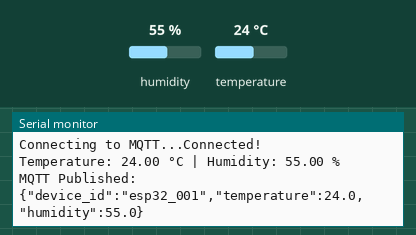
A program run on a simulated ESP32. Shown: the last lines printed to the serial monitor. Inputs (shaded band) come from the test bench; at power-on: humidity 55 %, temperature 24 °C. WiFi joins after 1.5 s; servers stay silent unless stated; no MQTT or app messages arrive unless stated; not simulated (calls return 0 or success): secrets.h.

Above: at 2.9 s.
3.0 s: humidity set to 22 %
At 4.7 s:
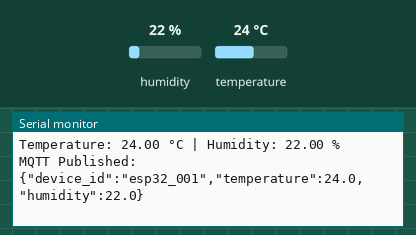
5.7 s: temperature set to 12 °C
At 7.2 s:
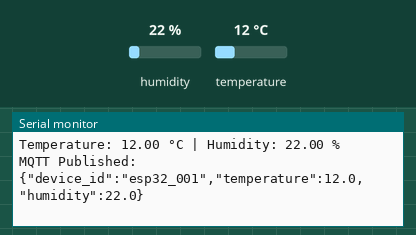
8.4 s: humidity set to 40 %
At 11.2 s:
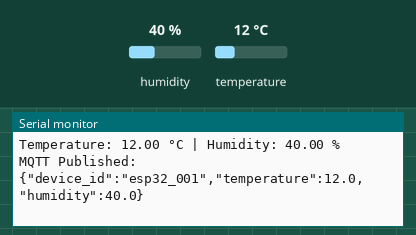
Timing chart, 0 to 12.7 s (numbered marks = the images above; inputs shaded):
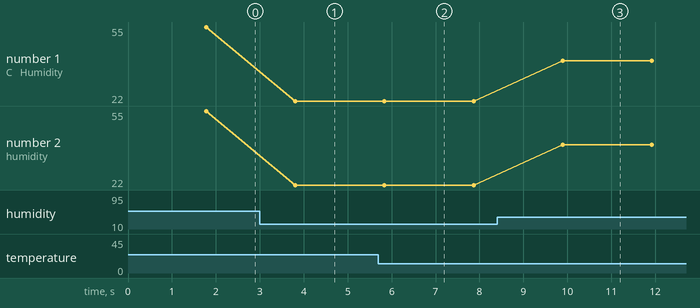

Measured:
- after the input at 3.0 s, the serial monitor: prints a new line after 0.81 s (image 1)
- after the input at 5.7 s, the serial monitor: prints a new line after 0.14 s (image 2)
- after the input at 8.4 s, the serial monitor: prints a new line after 1.5 s (image 3)
- plotted number 1: 55 → 22 after the input at 3.0 s, 22 → 40 after the input at 8.4 s
- plotted number 2: 55 → 22 after the input at 3.0 s, 22 → 40 after the input at 8.4 s

The program:

main.cpp
```cpp
#include <Arduino.h>
#include <WiFi.h>
#include <PubSubClient.h>
#include <DHT.h>
#include "secrets.h"

// DHT11 configuration
#define DHT_PIN 4
#define DHT_TYPE DHT11

// MQTT configuration
const char* mqtt_server = "192.168.1.73";
const int mqtt_port = 1883;

const char* device_id = "esp32_001";
const char* mqtt_topic = "iot/devices/esp32_001/telemetry";

// Objects
DHT dht(DHT_PIN, DHT_TYPE);

WiFiClient espClient;
PubSubClient mqttClient(espClient);

// Connect to WiFi
void connectWiFi() {
    Serial.println("\nConnecting to WiFi...");

    WiFi.begin(WIFI_SSID, WIFI_PASSWORD);

    while (WiFi.status() != WL_CONNECTED) {
        delay(500);
        Serial.print(".");
    }

    Serial.println("\nWiFi Connected!");
    Serial.print("IP Address: ");
    Serial.println(WiFi.localIP());
}

// Connect to MQTT broker
void connectMQTT() {
    while (!mqttClient.connected()) {
        Serial.print("Connecting to MQTT...");

        if (mqttClient.connect(device_id)) {
            Serial.println("Connected!");
        } else {
            Serial.print("Failed. State: ");
            Serial.println(mqttClient.state());
            delay(3000);
        }
    }
}

void setup() {
    Serial.begin(115200);

    dht.begin();

    connectWiFi();

    mqttClient.setServer(mqtt_server, mqtt_port);

    // Test direct TCP connection
    Serial.println("Testing TCP connection to MQTT broker...");

    if (espClient.connect(mqtt_server, mqtt_port)) {
        Serial.println("TCP connection successful!");
        espClient.stop();
    } else {
        Serial.println("TCP connection failed!");
    }

    connectMQTT();
}

void loop() {

    // Maintain MQTT connection
    if (WiFi.status() != WL_CONNECTED) {
        connectWiFi();
    }

    if (!mqttClient.connected()) {
        connectMQTT();
    }

    mqttClient.loop();

    // Read sensor
    float temperature = dht.readTemperature();
    float humidity = dht.readHumidity();

    if (isnan(temperature) || isnan(humidity)) {
        Serial.println("Sensor reading failed!");
    } else {

        // Display readings
        Serial.print("Temperature: ");
        Serial.print(temperature);

        Serial.print(" °C | Humidity: ");
        Serial.print(humidity);

        Serial.println(" %");

        // Create JSON payload
        char payload[128];

        snprintf(
            payload,
            sizeof(payload),
            "{\"device_id\":\"%s\",\"temperature\":%.1f,\"humidity\":%.1f}",
            device_id,
            temperature,
            humidity
        );

        // Publish to MQTT
        if (mqttClient.publish(mqtt_topic, payload)) {
            Serial.println("MQTT Published:");
            Serial.println(payload);
        } else {
            Serial.println("MQTT Publish Failed!");
        }
    }

    delay(2000);
}
```
